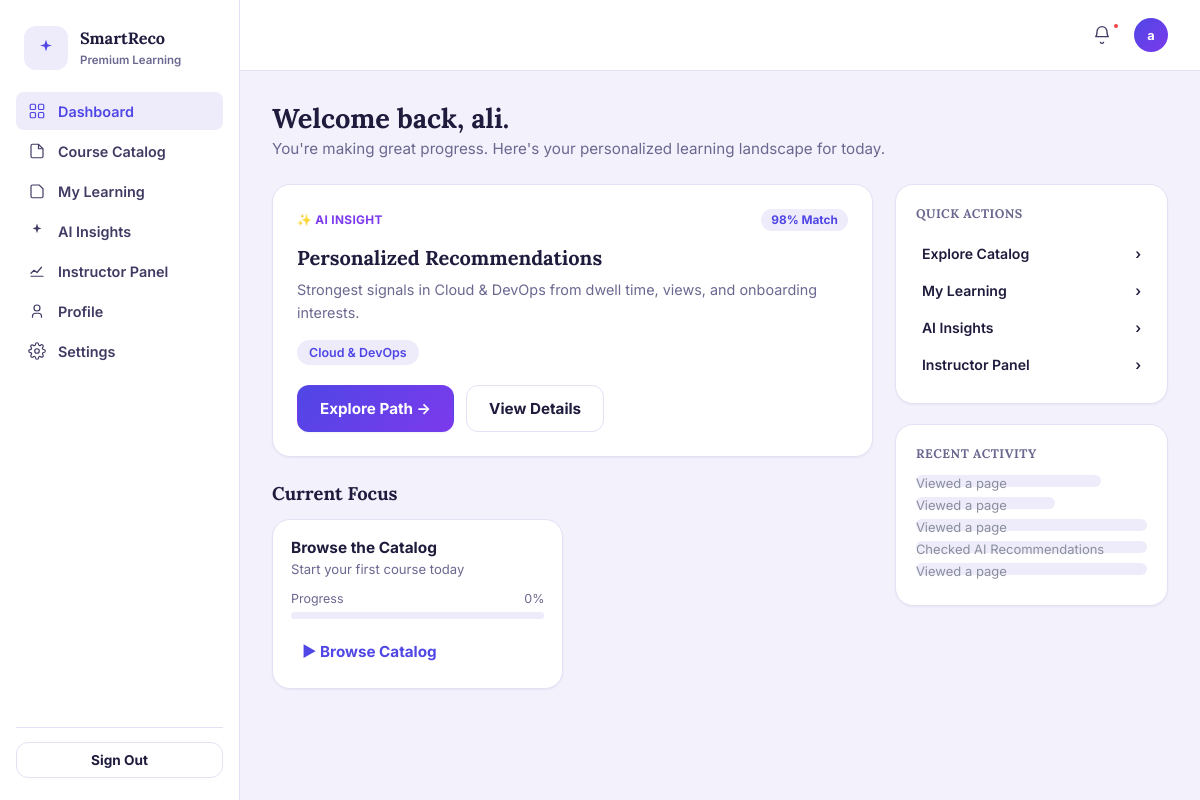
The page /dashboard (signed in) on the database as committed earlier.
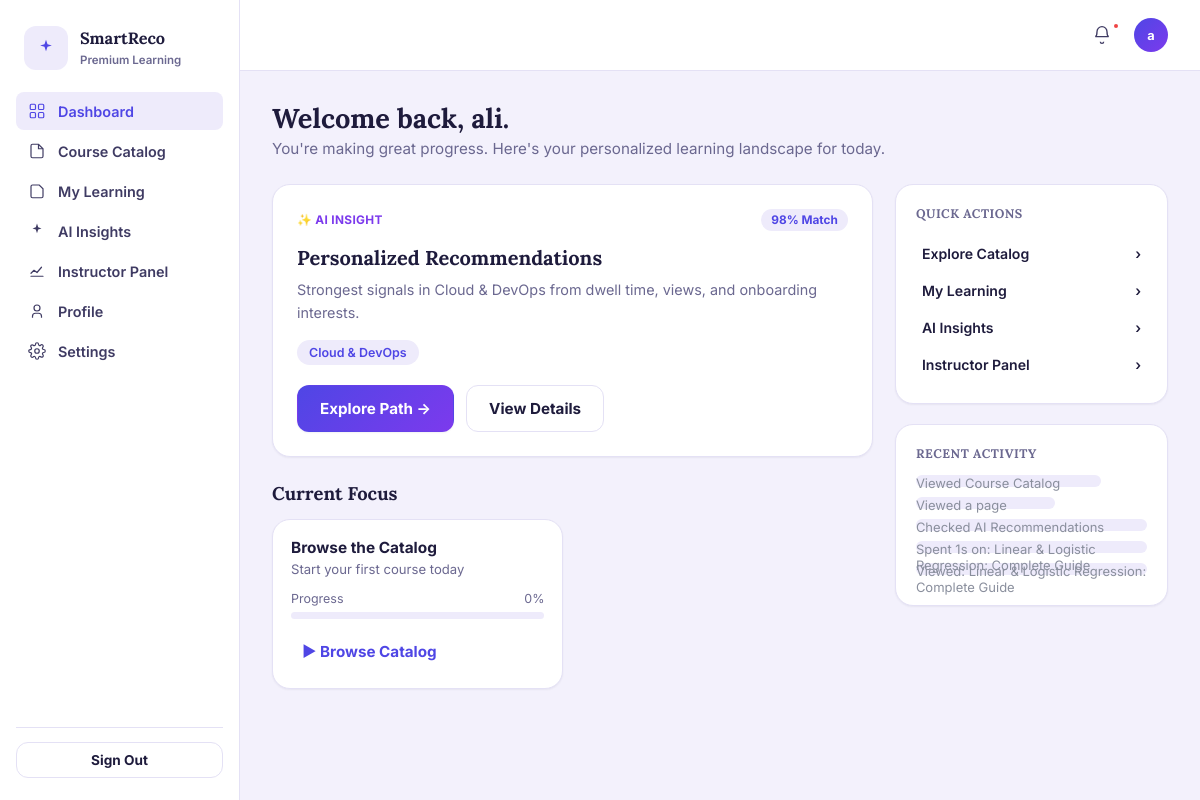
The same page on the database as committed later.
### database/models.py (models this page shows, shortened)
class User(Base):
    __tablename__ = "users"
    id = Column(Integer, primary_key=True, index=True)
    name = Column(String, nullable=True)
    email = Column(String, unique=True, index=True, nullable=False)
    password_hash = Column(String, nullable=False)
    role = Column(String, default="user", nullable=False)  # Backward compatibility: "user" | "admin"
    active_mode = Column(String, default="student", nullable=False)  # "student" | "instructor"
    interests = Column(String, nullable=True)  # comma-separated e.g. "AI/ML,Backend"
    interests_updated_at = Column(DateTime(timezone=True), nullable=True)
    experience_level = Column(String, nullable=True)  # "Beginner" | "Intermediate" | "Advanced"
    avatar_url = Column(String, nullable=True)
    created_at = Column(DateTime(timezone=True), server_default=func.now())
    updated_at = Column(DateTime(timezone=True), onupdate=func.now())
    profile = relationship("UserProfile", back_populates="user", uselist=False, cascade="all, delete-orphan")
    courses = relationship("Product", back_populates="instructor", foreign_keys="Product.instructor_id")
    enrollments = relationship("Enrollment", back_populates="user", cascade="all, delete-orphan")
    wishlists = relationship("Wishlist", back_populates="user", cascade="all, delete-orphan")
    events = relationship("Event", back_populates="user", cascade="all, delete-orphan")
    recommendations = relationship("Recommendation", back_populates="user", cascade="all, delete-orphan")

class Event(Base):
    __tablename__ = "events"
    __table_args__ = (
        Index("ix_events_user_created", "user_id", "created_at"),
        Index("ix_events_user_eligible_created", "user_id", "agent_eligible", "created_at"),
    )
    id = Column(Integer, primary_key=True, index=True)
    user_id = Column(Integer, ForeignKey("users.id", ondelete="CASCADE"), nullable=False, index=True)
    event_type = Column(String, nullable=False, index=True)  # view | search | click | time_spent | dismiss
    product_id = Column(Integer, ForeignKey("products.id", ondelete="SET NULL"), nullable=True, index=True)
    event_metadata = Column(Text, nullable=True)
    agent_eligible = Column(Boolean, default=True, nullable=False, index=True)
    created_at = Column(DateTime(timezone=True), server_default=func.now(), index=True)
    user = relationship("User", back_populates="events")
    @property
    def course_id(self):
        return self.product_id

### main.py (the view)
@app.get("/dashboard", response_class=HTMLResponse)
def dashboard(request: Request, db: Session = Depends(get_db)):
    user = get_current_user(request, db)
    if not user:
        return RedirectResponse("/login", status_code=302)
    tracking_enabled = is_agent_tracking_enabled(db, user, request)
    enrolled_products = (
        db.query(Product)
        .join(Enrollment, Enrollment.product_id == Product.id)
        .filter(Enrollment.user_id == user.id)
        .order_by(Enrollment.created_at.desc())
        .all()
    )
    recent_activity = get_recent_activity(db, user.id, limit=5)
    return templates.TemplateResponse(
        request,
        "dashboard.html",
        {
            "user": user,
            "active_page": "dashboard",
            "tracking_enabled": tracking_enabled,
            "enrolled_products": enrolled_products,
            "recent_activity": recent_activity,
        },
    )

### templates/dashboard.html (shortened to what this page needs)
{% extends "base.html" %}
{% block content %}
<h1 class="sr-page-title">Welcome back, {{ user.name or user.email.split('@')[0] }}.</h1>
<p class="sr-page-subtitle">You're making great progress. Here's your personalized learning landscape for today.</p>
<div class="sr-dash-grid">
  <div>
    <div class="sr-card sr-insight-card" id="recCard">
      <div class="sr-insight-head">
        <span class="sr-insight-tag">✨ AI INSIGHT</span>
        <span class="sr-match-badge" id="recMatchBadge">— Match</span>
      </div>
      <h2 class="sr-insight-title" id="recTitle">Personalized Recommendations</h2>
      <p class="sr-insight-text" id="recNarrative">Loading your personalized learning path...</p>
      <div class="sr-tag-row" id="recTags"></div>
      <div class="sr-insight-actions">
        <a class="sr-btn sr-btn-primary" id="recStartBtn" href="/catalog" data-sr-track-click data-source="recommendation">Explore Path →</a>
        <a class="sr-btn sr-btn-secondary" href="/ai-insights">View Details</a>
      </div>
    </div>
    <h2 class="sr-section-title">Current Focus</h2>
    <div class="sr-focus-grid">
      {% if enrolled_products %}
        {% for prod in enrolled_products[:2] %}
        <div class="sr-card sr-focus-card">
          <div class="sr-focus-card-head">
            <span class="sr-focus-title">{{ prod.title }}</span>
          </div>
          <p class="sr-focus-module">{{ prod.category }} · {{ prod.level or 'All Levels' }}</p>
          <div class="sr-progress-mini-label"><span>Progress</span><span>{{ loop.index * 35 }}%</span></div>
          <div class="sr-progress-mini-track"><div class="sr-progress-mini-fill" style="width:{{ loop.index * 35 }}%"></div></div>
          <a class="sr-btn sr-btn-ghost" href="/course-details?id={{ prod.id }}" data-sr-track-click data-product-id="{{ prod.id }}" data-source="dashboard_focus">▶ Resume Learning</a>
        </div>
        {% endfor %}
      {% else %}
        <div class="sr-card sr-focus-card">
          <div class="sr-focus-card-head">
            <span class="sr-focus-title">Browse the Catalog</span>
          </div>
          <p class="sr-focus-module">Start your first course today</p>
          <div class="sr-progress-mini-label"><span>Progress</span><span>0%</span></div>
          <div class="sr-progress-mini-track"><div class="sr-progress-mini-fill" style="width:0%"></div></div>
          <a class="sr-btn sr-btn-ghost" href="/catalog">▶ Browse Catalog</a>
        </div>
      {% endif %}
    </div>
  </div>
  <div>
    <div class="sr-card sr-side-card">
      <h3>Quick Actions</h3>
      <a class="sr-quick-action" href="/catalog">Explore Catalog <span>›</span></a>
      <a class="sr-quick-action" href="/my-learning">My Learning <span>›</span></a>
      <a class="sr-quick-action" href="/ai-insights">AI Insights <span>›</span></a>
      {% set curr_mode = user.active_mode if user and user.active_mode else (request.session.get('active_mode', 'student') if request else 'student') %}
      {% if curr_mode == 'instructor' or (user and user.role == 'admin') %}
      <a class="sr-quick-action" href="/admin">Instructor Panel <span>›</span></a>
      {% else %}
      <button onclick="switchUserMode('instructor')" class="sr-quick-action" style="background:none; border:none; text-align:left; cursor:pointer; width:100%;">Become an Instructor <span>›</span></button>
      {% endif %}
    </div>
    <div class="sr-card sr-side-card">
      <h3>Recent Activity</h3>
      {% if recent_activity %}
        {% for act in recent_activity %}
        <div class="sr-activity-row" style="color:#8a8f9d; font-size:13px;">{{ act.label }}</div>
        {% endfor %}
      {% else %}
        <div class="sr-activity-row" style="color:#8a8f9d; font-size:13px;">No activity yet — browse the catalog to get started.</div>
      {% endif %}
    </div>
  </div>
</div>
{% endblock %}

### templates/base.html (shortened to what this page needs)
<!DOCTYPE html>
<html lang="en">
<head>
<link rel="stylesheet" href="/static/styles.css">
</head>
<body>
<div class="sr-app">
  {% if user %}
  <aside class="sr-sidebar">
    <div class="sr-sidebar-brand">
      <div class="sr-brand-mark">
        <svg width="20" height="20" viewBox="0 0 24 24" fill="none"><path d="M12 2l1.8 5.6L19 9l-5.2 1.4L12 16l-1.8-5.6L5 9l5.2-1.4L12 2z" fill="currentColor"/></svg>
      </div>
      <div class="sr-sidebar-brand-text">
        <b>SmartReco</b>
        <span>Premium Learning</span>
      </div>
    </div>
    <nav class="sr-nav">
      <a class="sr-nav-item {% if active_page == 'dashboard' %}is-active{% endif %}" href="/dashboard">
        Dashboard
      </a>
      <a class="sr-nav-item {% if active_page == 'catalog' %}is-active{% endif %}" href="/catalog">
        <svg width="18" height="18" viewBox="0 0 24 24" fill="none"><path d="M4 5a2 2 0 012-2h8l6 6v10a2 2 0 01-2 2H6a2 2 0 01-2-2V5z" stroke="currentColor" stroke-width="1.6"/><path d="M14 3v6h6" stroke="currentColor" stroke-width="1.6"/></svg>
        Course Catalog
      </a>
      <a class="sr-nav-item {% if active_page == 'my_learning' %}is-active{% endif %}" href="/my-learning">
        <svg width="18" height="18" viewBox="0 0 24 24" fill="none"><path d="M4 19V6a2 2 0 012-2h9l5 5v10a2 2 0 01-2 2H6a2 2 0 01-2-2z" stroke="currentColor" stroke-width="1.6"/></svg>
        My Learning
      </a>
      <a class="sr-nav-item {% if active_page == 'ai_insights' %}is-active{% endif %}" href="/ai-insights">
        <svg width="18" height="18" viewBox="0 0 24 24" fill="none"><path d="M12 2l1.6 4.9L18 8.5l-4.4 1.6L12 15l-1.6-4.9L6 8.5l4.4-1.6L12 2z" fill="currentColor"/></svg>
        AI Insights
      </a>
      {% set curr_mode = user.active_mode if user and user.active_mode else (request.session.get('active_mode', 'student') if request else 'student') %}
      {% if curr_mode == 'instructor' or (user and user.role == 'admin') %}
      <a class="sr-nav-item {% if active_page == 'admin' %}is-active{% endif %}" href="/admin">
        <svg width="18" height="18" viewBox="0 0 24 24" fill="none"><path d="M4 19h16M4 15l4-4 4 3 6-7" stroke="currentColor" stroke-width="1.6" stroke-linecap="round" stroke-linejoin="round"/></svg>
        Instructor Panel
      </a>
      {% endif %}
      <a class="sr-nav-item {% if active_page == 'profile' %}is-active{% endif %}" href="/profile">
        <svg width="18" height="18" viewBox="0 0 24 24" fill="none"><circle cx="12" cy="8" r="4" stroke="currentColor" stroke-width="1.6"/><path d="M6 21v-2a4 4 0 014-4h4a4 4 0 014 4v2" stroke="currentColor" stroke-width="1.6"/></svg>
        Profile
      </a>
      <a class="sr-nav-item {% if active_page == 'settings' %}is-active{% endif %}" href="/settings">
        Settings
      </a>
    </nav>
    <div class="sr-sidebar-foot">
      <form action="/logout" method="POST">
        <button type="submit" class="sr-btn sr-btn-secondary sr-btn-block sr-btn-sm">Sign Out</button>
      </form>
    </div>
  </aside>
  <div>
    <header class="sr-topbar">
      <div class="sr-topbar-actions">
        <button class="sr-icon-btn" aria-label="Notifications"><span class="dot"></span>
          <svg width="20" height="20" viewBox="0 0 24 24" fill="none"><path d="M6 8a6 6 0 0112 0c0 5 2 6 2 6H4s2-1 2-6z" stroke="currentColor" stroke-width="1.6"/><path d="M10 20a2 2 0 004 0" stroke="currentColor" stroke-width="1.6"/></svg>
        </button>
        <div class="user-menu" style="position:relative;">
          <div class="sr-avatar" style="cursor:pointer;" onclick="toggleDropdown(event)">{{ user.name[0] if user and user.name else (user.email[0]|upper if user and user.email else 'U') }}</div>
        </div>
      </div>
    </header>
    <main class="sr-main">
      {% block content %}{% endblock %}
    </main>
  </div>
  {% else %}
    {% block unauth_content %}{% endblock %}
  {% endif %}
</div>
</body>
</html>

Rows that differ between the two databases and show on the page:
no longer on this page (row unchanged): Event: label "Viewed a page"
no longer on this page (row unchanged): Event: label "Viewed a page"
no longer on this page (row unchanged): Event: label "Viewed a page"
added Event: label "Viewed Course Catalog"
added Event: label "Spent 1s on: Linear & Logistic…"
added Event: label "Viewed: Linear & Logistic Regression: Complete Guide"
